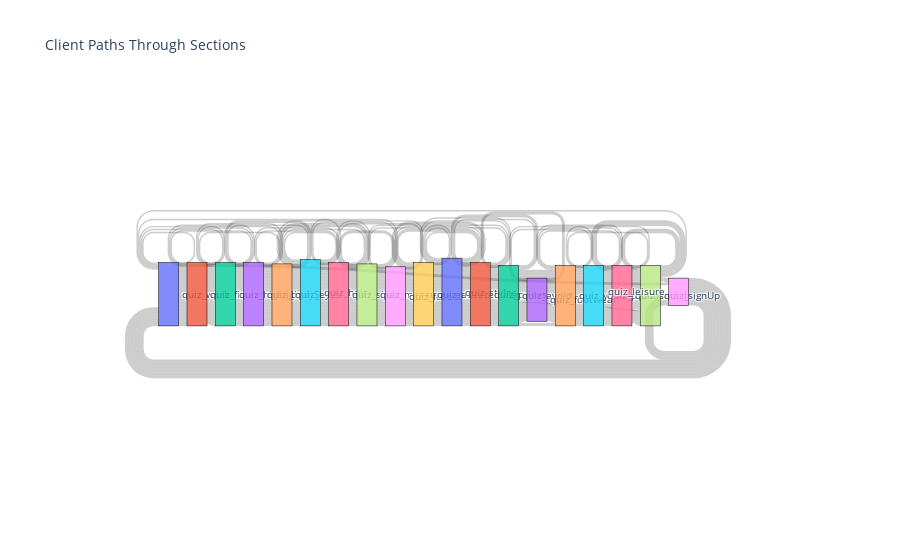

This figure's notebook cell:
### Code cell
import plotly.graph_objects as go

# Create a list of unique sections
sections = ux['section'].unique()

# Create a mapping from section names to indices
section_indices = {section: idx for idx, section in enumerate(sections)}

# Create lists for source, target, and value
source = []
target = []
value = []

# Iterate over each user's path and populate the source, target, and value lists
for user_id, group in ux.groupby('user_id'):
    user_sections = group['section'].tolist()
    for i in range(len(user_sections) - 1):
        source.append(section_indices[user_sections[i]])
        target.append(section_indices[user_sections[i + 1]])
        value.append(1)

# Create the Sankey diagram
fig = go.Figure(data=[go.Sankey(
    node=dict(
        pad=15,
        thickness=20,
        line=dict(color="black", width=0.5),
        label=sections,
    ),
    link=dict(
        source=source,
        target=target,
        value=value,
    ))])

fig.update_layout(title_text="Client Paths Through Sections", font_size=10)
fig.show()

### Figure 1 — Plotly figure (JSON) as saved in the notebook; plotly's stock layout.template omitted (floating-point values rounded to 4 significant figures; data arrays with more than 128 entries replaced by an {"elided": "..."} marker saying what was removed)
{"data": [{"link": {"source": {"elided": "753 int values"}, "target": {"elided": "753 int values"}, "value": {"elided": "753 int values"}}, "node": {"label": ["quiz_work", "quiz_fit", "quiz_highlight", "quiz_bodyShape", "quiz_eyes", "quiz_hair", "quiz_sizes", "quiz_measurements", "quiz_focus", "quiz_adventurous", "quiz_styles", "quiz_prices", "quiz_avoid", "quiz_footwear", "quiz_you", "quiz_photos", "quiz_social", "quiz_signUp", "quiz_leisure"], "line": {"color": "black", "width": 0.5}, "pad": 15, "thickness": 20}, "type": "sankey"}], "layout": {"font": {"size": 10}, "title": {"text": "Client Paths Through Sections"}}}
